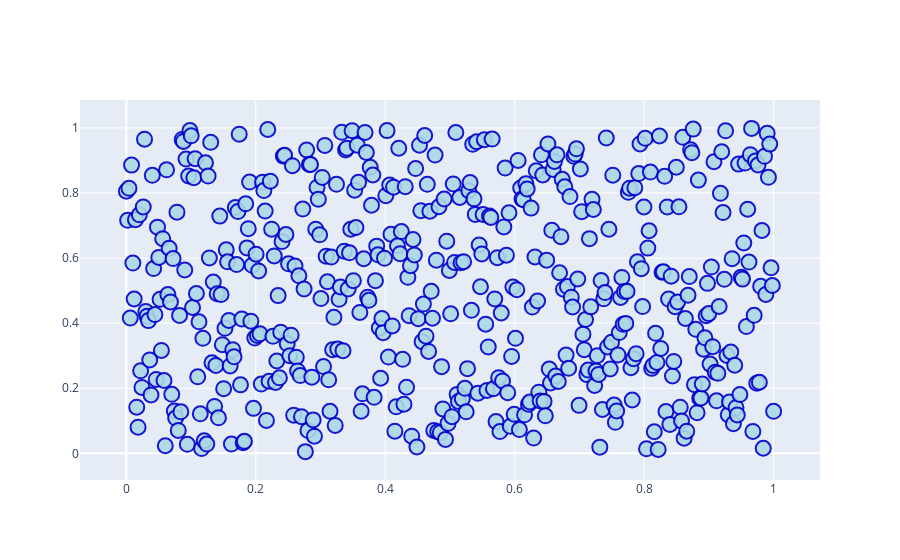

This figure's notebook cell:
### Code cell
import numpy as np
from plotly.offline import iplot
import plotly.graph_objs as go
from loggerfile import Log

try:
    x=np.linspace(0,1,500)
    y=np.random.rand(500)

    trace= go.Scatter(
        x=x,
        y=y,
        mode="markers",
        marker=dict(
        color="LightBlue",
        size=15,
            opacity=0.9,
            line=dict(
            color="MediumBlue",
            width=2)
        )
    )
    data=[trace]
    figure=go.Figure(data=data)
    iplot(figure)
except Exception as e:
        loggerfile.Log.logging.error(e)

### Figure 1 — Plotly figure (JSON) as saved in the notebook; plotly's stock layout.template omitted (floating-point values rounded to 4 significant figures; data arrays with more than 128 entries replaced by an {"elided": "..."} marker saying what was removed)
{"data": [{"marker": {"color": "LightBlue", "line": {"color": "MediumBlue", "width": 2}, "opacity": 0.9, "size": 15}, "mode": "markers", "type": "scatter", "x": {"elided": "500 float values"}, "y": {"elided": "500 float values"}}], "layout": {}}
